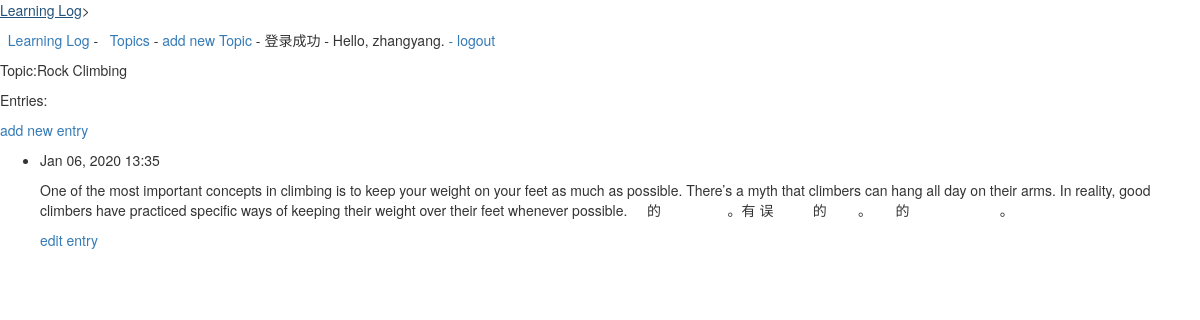
The page /topics/2/ (signed in) on the database its author committed.
### learning_logs/models.py (models this page shows, shortened)
class Topic(models.Model):
    text = models.CharField(max_length=200)
    date_added = models.DateTimeField(auto_now_add=True)
    owner = models.ForeignKey(User, on_delete=models.CASCADE)
    def __str__(self):
        return self.text

class Entry(models.Model):
    topic = models.ForeignKey(Topic, on_delete=models.CASCADE)
    text = models.CharField(max_length=10000000)
    date_added = models.DateTimeField(auto_now_add=True)
    class Meta:
        verbose_name_plural = 'entries'

### learning_logs/views.py (the view)
# urls.py: url(r'^topics/(?P<topic_id>\d+)/$', views.topic, name='topic'),
@login_required
def topic(request, topic_id):
    topic1 = Topic.objects.get(id=topic_id)
    if topic1.owner != request.user:
        raise Http404
    entries = topic1.entry_set.order_by('-date_added')
    context = {'topic': topic1, 'entries': entries}
    return render(request=request, template_name='learning_logs/topic.html', context=context)

### learning_logs/templates/learning_logs/topic.html
{% extends 'learning_logs/base.html' %}
{% block content %}
    <p>Topic:{{ topic }}</p>
    <P>Entries:</P>
    <p>
        <a href="{% url 'learning_logs:new_entry' topic.id %}">add new entry</a>
    </p>
    <ul>
    {% for entry in entries %}
        <li>
            <p>{{ entry.date_added|date:'M d, Y H:i' }}</p>
            <p>{{ entry.text|linebreaks }}</p>
            <p>
                <a href="{% url 'learning_logs:edit_entry' entry.id %}">edit entry</a>
            </p>
        </li>
    {% empty %}
        <li>
            There are no entries for this topic yet.
        </li>
    {% endfor %}
    </ul>
{% endblock content %}

### learning_logs/templates/learning_logs/base.html (shortened to what this page needs)
{% load bootstrap3 %}
<!DOCTYPE html>
<html lang="en">
<head>
    {% bootstrap_css %}
</head>
<p><a href="{% url 'learning_logs:index' %}">Learning Log</a>></p>
<p>
􏱾 <a href="{% url 'learning_logs:index' %}">Learning Log</a> - 􏱿 <a href="{% url 'learning_logs:topics' %}">Topics</a> -
    <a href="{% url 'learning_logs:new_topic' %}">add new Topic</a>
    {% if user.is_authenticated %}
        - 登录成功 - Hello, {{ user.username }}.
        <a href="{% url 'users:login' %}"> - logout</a>
    {% else %}
        - <a href="{% url 'users:register' %}">register</a>
        <a href="{% url 'users:login' %}"> - login</a>
    {% endif %}
</p>
{% block content %}{% endblock content %}
</body>
</html>

### rows shown on the page
Topic: text "Rock Climbing"
Entry: date_added "Jan 06, 2020 13:35", text "One of the most important concepts in climbing is to keep your weight on your feet as much as possible. There’s a myth that climbers can hang all day on their arms. In reality, good climbers have practiced specific ways of keeping their weight over their feet whenever possible. 􏲘􏱬􏺜􏱵的􏾥􏾦􏿙􏿚􏳐􏰻􏰵􏿛􏺵􏱛􏲰􏿜􏻩􏽝􏼃􏿝􏺜。有􏿞误􏰞􏰥􏾥􏾦􏿟􏱛􏻸􏿠􏾚􏿡的􏿅 􏴃􏿢􏱪􏰻􏺎􏿣。􏳰􏾣􏰱􏱙􏻆􏻇的􏾥􏾦􏿟􏸝􏿤􏳇􏿥􏺻􏿦􏿧􏱙􏱛􏳮􏿛􏺵􏱛􏲰􏿜􏻩􏽝􏼃􏿝􏺜。􏲚"

### other values the page prints
{{ user.username }} "zhangyang"
